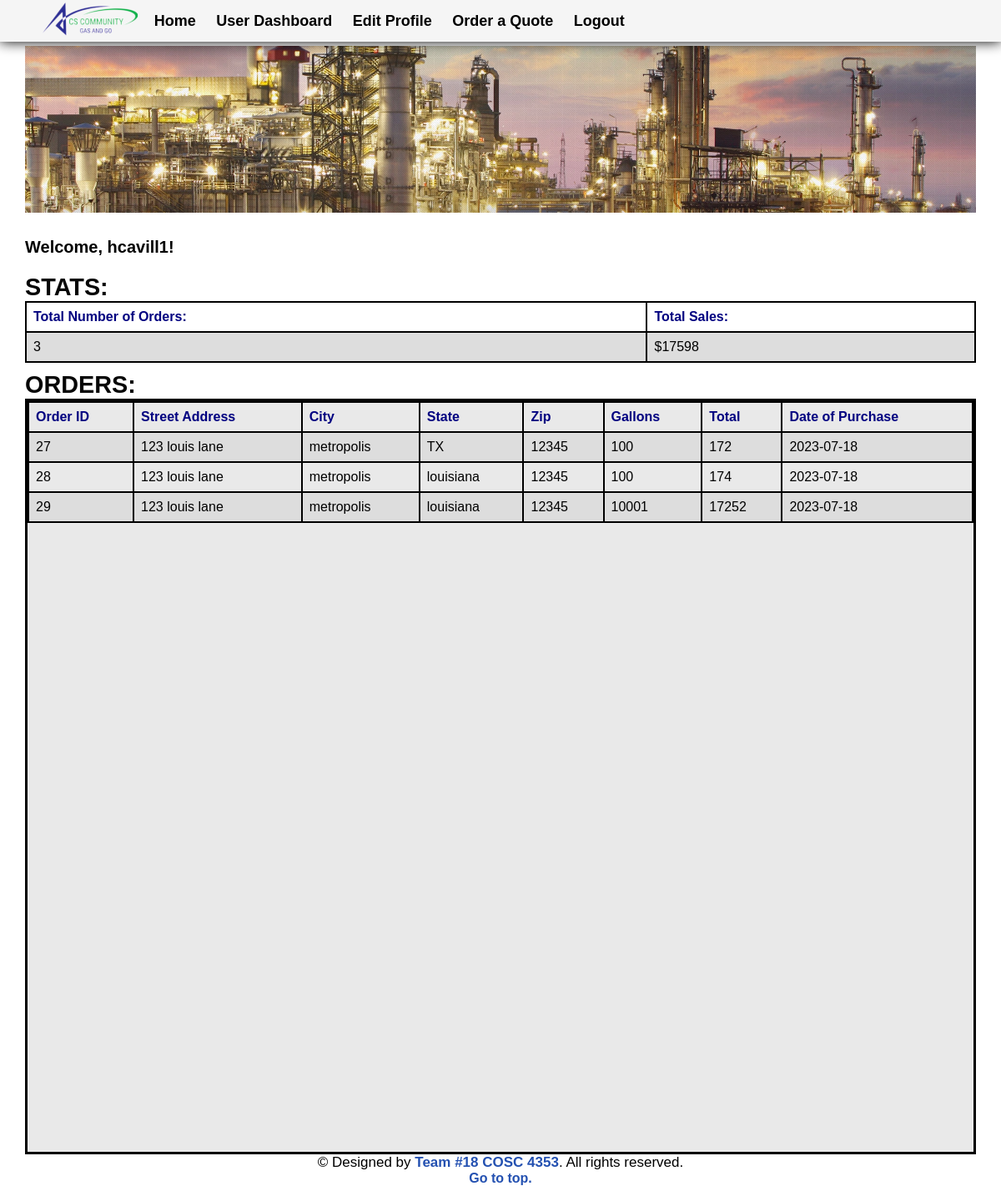
The app's page /Pages/orderHistory.php (signed in) with its own data.
### tables this page shows
CREATE TABLE `order` (
  `Order_ID` int(11) NOT NULL,
  `User_ID` int(11) NOT NULL,
  `Order_total` int(11) DEFAULT NULL,
  `Date_of_purchase` date DEFAULT current_timestamp(),
  `Street_delivered_to` varchar(45) DEFAULT NULL,
  `City_delivered_to` varchar(45) DEFAULT NULL,
  `State_delivered_to` varchar(45) DEFAULT NULL,
  `Zip_code_delivered_to` varchar(45) DEFAULT NULL,
  `Gallons` int(11) NOT NULL
);

### Pages/orderHistory.php (the view, shortened to what this page needs)
<!DOCTYPE html>
<html>
<?php
require_once "../php/config.php";
?>
<!DOCTYPE html>
<html>
<head>
    <link rel="stylesheet" type="text/css" href="../css/main_page.css">
    <link rel="stylesheet" type="text/css" href="../css/Admin.css">
</head>
<body>
<div class="banner-image"></div>
<header>
    <a href="../index.php">
        <img src="../images/logo1.png">
    </a>
    <nav>
        <ul>
            <li><a href="../index.php">Home</a></li>
            <li><a href="userDashboard.php">User Dashboard</a></li>
            <li><a href="editProfile.php">Edit Profile</a></li>
            <li><a href="user.php">Order a Quote</a></li>
            <?php if (isset($_SESSION['login_user'])) { ?>
                                <li><a href="?logout">Logout</a></li>
                            <?php } ?>
        </ul>
    </nav>
</header>
<section>
    <div>
    <?php
        echo '<p style="font-size: 20px; font-weight: bold;">Welcome, ' . htmlspecialchars($_SESSION['login_user']) . '!</p>';
    ?>
        <h2 style="margin-top: 20px;">Stats:</h2>
        <table>
            <tr>
               <th style="color: navy;">Total Number of Orders:</th>
               <th style="color: navy;">Total Sales:</th>
            </tr>
            <tr>
                <?php
                $UserId = $_SESSION['user_id'];
                $sql = "SELECT COUNT(*) AS order_count, SUM(Order_total) AS total_sales FROM `Order` WHERE User_ID = '$UserId'";
                $result = mysqli_query($conn, $sql) or die(mysqli_error($conn));
                $row = mysqli_fetch_assoc($result);
                $orderCount = $row['order_count'];
                $totalSales = $row['total_sales'];
                echo '<td>'.$orderCount.'</td><td>$'.$totalSales.'</td>';
                ?>
            </tr>
        </table>
    </div>
    <div>
        <h2 style="margin-top: 10px; ">Orders:</h2>
        <div style="border: 3px solid rgb(0, 0, 0); background-color: rgb(233, 233, 233); height: 900px; color: navy;">
            <table>
                <tr>
                    <th>Order ID</th>
                    <th>Street Address</th>
                    <th>City</th>
                    <th>State</th>
                    <th>Zip</th>
                    <th>Gallons</th>
                    <th>Total</th>
                    <th>Date of Purchase</th>
                </tr>
                <?php
                $sql = "SELECT * FROM `Order` WHERE User_ID = '$UserId'";
                $result = mysqli_query($conn, $sql) or die(mysqli_error($conn));
                while($row = mysqli_fetch_assoc($result)){
                    $id = $row['Order_ID'];
                    $street = $row['Street_delivered_to'];
                    $city = $row['City_delivered_to'];
                    $state = $row['State_delivered_to'];
                    $zip = $row['Zip_code_delivered_to'];
                    $gallons = $row['Gallons'];
                    $total = $row['Order_total'];
                    $dateOfPurchase = $row['Date_of_purchase'];
                    echo '<tr>';
                    echo '<td style="color: black;">'.$id.'</td>';
                    echo '<td style="color: black;">'.$street.'</td>';
                    echo '<td style="color: black;">'.$city.'</td>';
                    echo '<td style="color: black;">'.$state.'</td>';
                    echo '<td style="color: black;">'.$zip.'</td>';
                    echo '<td style="color: black;">'.$gallons.'</td>';
                    echo '<td style="color: black;">'.$total.'</td>';
                    echo '<td style="color: black;">'.$dateOfPurchase.'</td>';
                    echo '</tr>';
                }
                ?>
            </table>
        </div>
    </div>
</section>
<footer>
    <div class="footer-content text-center" style="margin-bottom: 10%">
        <p class="copyright">
            © Designed by <a href="#">Team #18  COSC 4353</a>. All rights reserved.
        </p>
        <a href="#top">Go to top.</a>
    </div>
</footer>
</body>
</html>

### css/main_page.css (style rules this page uses)
* { margin: 0 0; padding: 0 0; font-family: Arial, Helvetica, sans-serif; }
html { -webkit-scroll-behavior: auto !important; scroll-behavior: smooth; }
header img { height: 100px; margin-left: 40px; }
header { background-color: whitesmoke; position: fixed; top: 0; right: 0; bottom: 0; left: 0; height: 50px; display: flex; align-items: center; box-shadow: 0 0 15px 0 black; z-index: 10; }
header * { display: inline; }
header li { margin: 10px; }
header li a { color:black; font-size: large; text-decoration: solid; }
body { height: 125vh; margin-top: 80px; padding: 30px; }
a { color: #2451b1; font-weight: bold; text-decoration: none; }
.text-center { text-align: center; }
h2 { text-transform: uppercase; color: rgb(6, 6, 6); background-color: #ffffff; border: none; font-size: 1.8rem; border-radius: 5px; }
footer { box-sizing: border-box; margin-bottom: auto; }
.copyright { margin-top:auto; text-align:center; font-size:17px; color: black; }

### Pages/orderHistory.php (style rules this page uses)
table { font-family: Arial, sans-serif; border-collapse: collapse; width: 100%; }
td, th { border: 2px solid black; text-align: left; padding: 8px; }
tr:nth-child(even) { background-color: #dddddd; }
.banner-image { background-image: url("../images/banner_gas.webp"); background-size: cover; background-position: center; background-repeat: no-repeat; width: 100%; height: 200px; margin-top: -55px; margin-bottom: 30px; }

### records on screen
order: Order_ID "27", Street_delivered_to "123 louis lane", City_delivered_to "metropolis", State_delivered_to "TX", Zip_code_delivered_to "12345", Gallons "100", Order_total "172", Date_of_purchase "2023-07-18"
order: Order_ID "28", Street_delivered_to "123 louis lane", City_delivered_to "metropolis", State_delivered_to "louisiana", Zip_code_delivered_to "12345", Gallons "100", Order_total "174", Date_of_purchase "2023-07-18"
order: Order_ID "29", Street_delivered_to "123 louis lane", City_delivered_to "metropolis", State_delivered_to "louisiana", Zip_code_delivered_to "12345", Gallons "10001", Order_total "17252", Date_of_purchase "2023-07-18"

### other values on screen
$_SESSION['login_user'] "hcavill1"
$orderCount "3"
$totalSales "17598"
